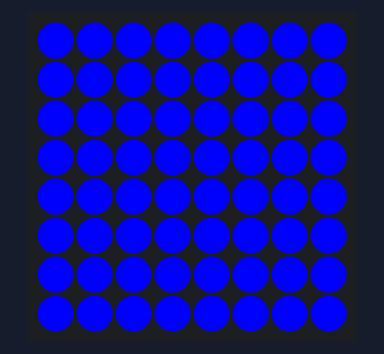
Simulated run of this program. Board: Raspberry Pi (BCM pin numbers) with a Sense HAT. Shown: the Sense HAT's 8×8 RGB LED matrix. At 0.0 s the program stops and its outputs stay as they are.

Above: at 0.1 s.

The program:

01_blue_pixels.py
```python
from sense_hat import SenseHat
sense = SenseHat()

RED = (255, 0, 0)
BLUE = (0, 0, 255)

matrix = [[BLUE for column in range(8)] for row in range(8)]

def flatten(matrix):
    flattened = [pixel for row in matrix for pixel in row]
    return flattened

matrix = flatten(matrix)
sense.set_pixels(matrix)
```
